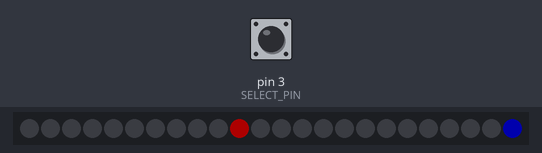
Bench run of a sketch on a simulated Arduino Uno, built with avr-gcc and run on an emulated ATmega328P. Parts: 24 RGB LEDs in strip order, left to right. Inputs (shaded band) come from the test bench; at power-on: pin 3 (SELECT_PIN) LOW. Dim RGB values are drawn brighter than linear.

Above: at 2.4 s.
2.5 s: pin 3 (SELECT_PIN) pulled HIGH for 3.2 s
At 3.3 s:
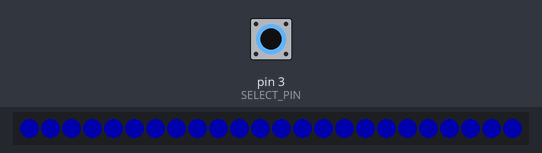
7.2 s: pin 3 (SELECT_PIN) pulled HIGH for 0.15 s
At 7.66 s:
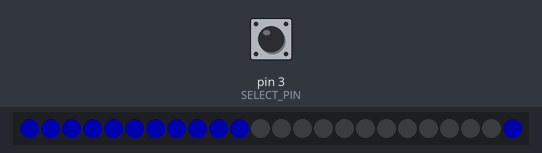
9.6 s: pin 3 (SELECT_PIN) pulled HIGH for 1 s
At 10.65 s:
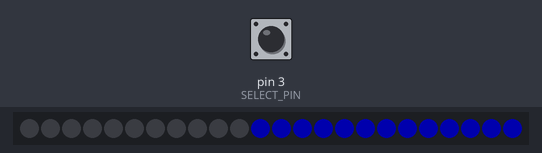
12.1 s: pin 3 (SELECT_PIN) pulled HIGH for 0.15 s
At 12.6 s:
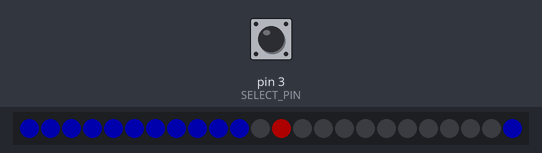

The sketch:

LED_Ring.ino
```cpp
#include <Adafruit_NeoPixel.h>

#define LED_PIN    6
#define LED_COUNT 24
#define SELECT_PIN 3
Adafruit_NeoPixel strip(LED_COUNT, LED_PIN, NEO_GRB + NEO_KHZ800);

//Define Variables
int wins = 0;
int losses = 0;
int score = 0;
int ButtonState = 0;
uint32_t StartUpColor = strip.Color(0, 0, 255);
uint32_t RunnerColor = strip.Color(255, 0, 0);
uint32_t SelectorColor = strip.Color(0, 0, 255);
uint32_t Green = strip.Color(0, 64, 0, 64);
bool Running = true;
int RunnerSpeed = 100;

void setup() {
  strip.begin();           // INITIALIZE NeoPixel strip object (REQUIRED)
  strip.show();            // Turn OFF all pixels ASAP
  strip.setBrightness(50); // Set BRIGHTNESS to about 1/5 (max = 255)

  pinMode(SELECT_PIN, INPUT); // initialize pin for button

  StartUp(StartUpColor, 25); //Red
  StartUp(strip.Color(0,   0,   0), 25); //No Color
}

void loop() {
  for (int a=23; Running == true; a++) {
    if (a > 23) { a = 0; }
    strip.setPixelColor(a, RunnerColor);
    strip.setPixelColor(a-1, 0);
    strip.setPixelColor(23, SelectorColor);
    strip.show();
    delay(RunnerSpeed);

    ButtonState = digitalRead(SELECT_PIN);
    if (ButtonState == HIGH) {
      if (a == 23) {
        //score++;
        //wins++;
        RunnerSpeed *= 0.7;
        for (int b=0; b < 23; b++) {
          strip.setPixelColor(b, Green);
          strip.show();
        }
        delay(200);
        for (int b=0; b < 23; b++) {
          strip.setPixelColor(b, strip.Color(0, 0, 0));
          strip.show();
        }
      } else {
        //score--;
        //losses++;
        RunnerSpeed = 100;
        StartUp(StartUpColor, 25); //Red
        StartUp(strip.Color(0,   0,   0), 25); //No Color
        a = 23;
      }
    }
  }
}

void StartUp(uint32_t color, int wait) {
  for(int i=0; i<strip.numPixels(); i++) { // For each pixel in strip...
    strip.setPixelColor(i, color);         //  Set pixel's color (in RAM)
    strip.show();                          //  Update strip to match
    delay(wait);                           //  Pause for a moment
  }
}
```
